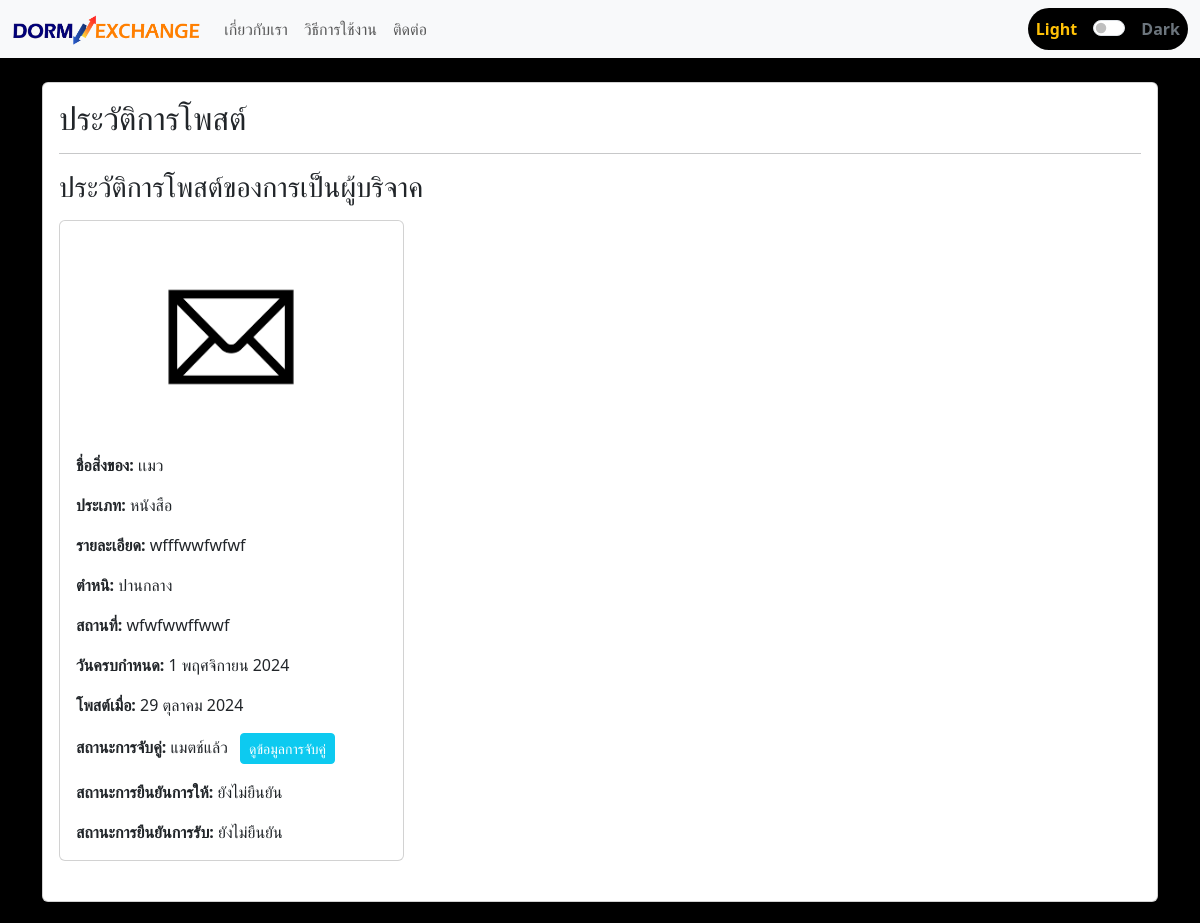
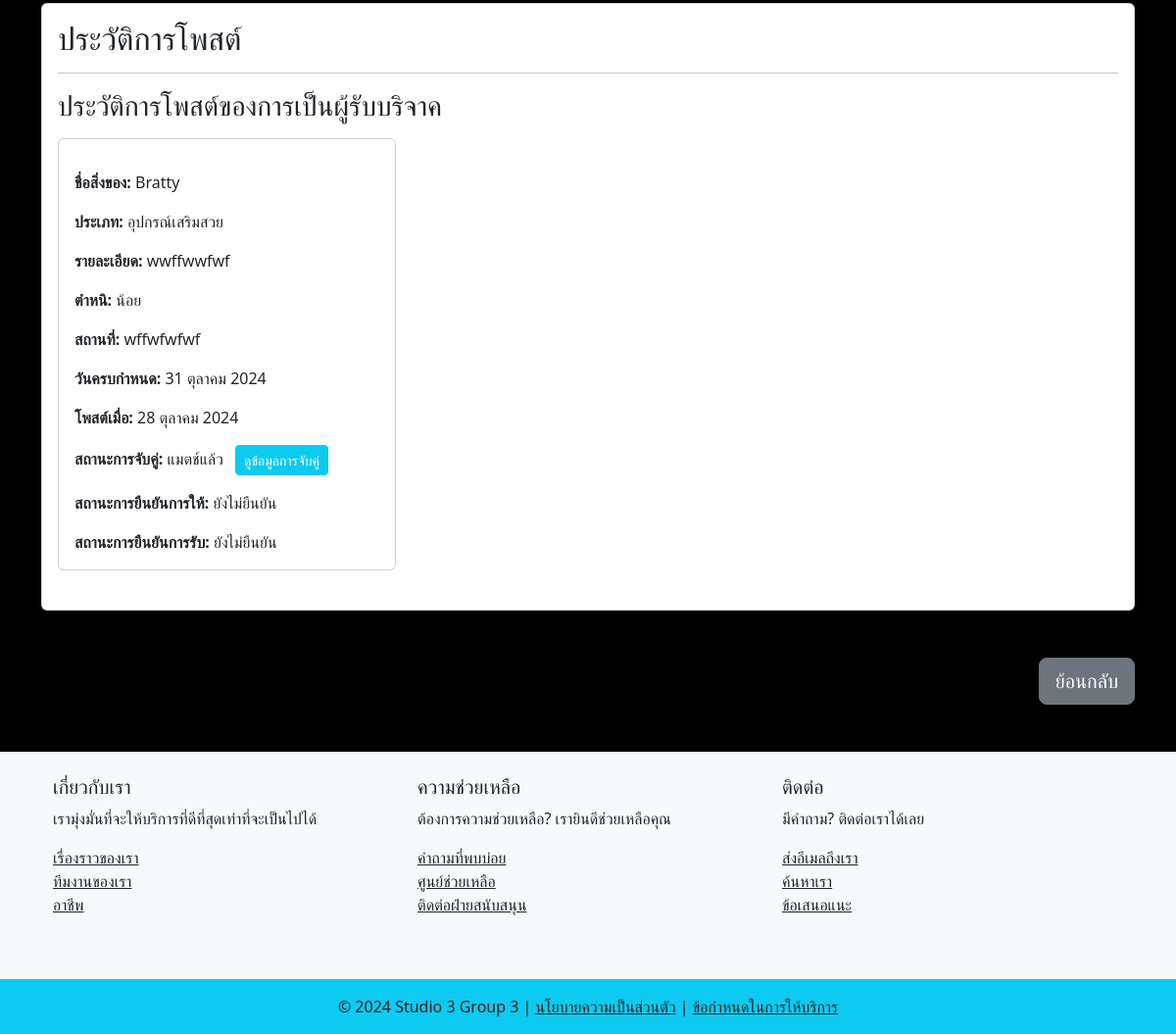
/post_history/6/ (signed in), run on an earlier commit of the app's database (2 pictures, top to bottom).
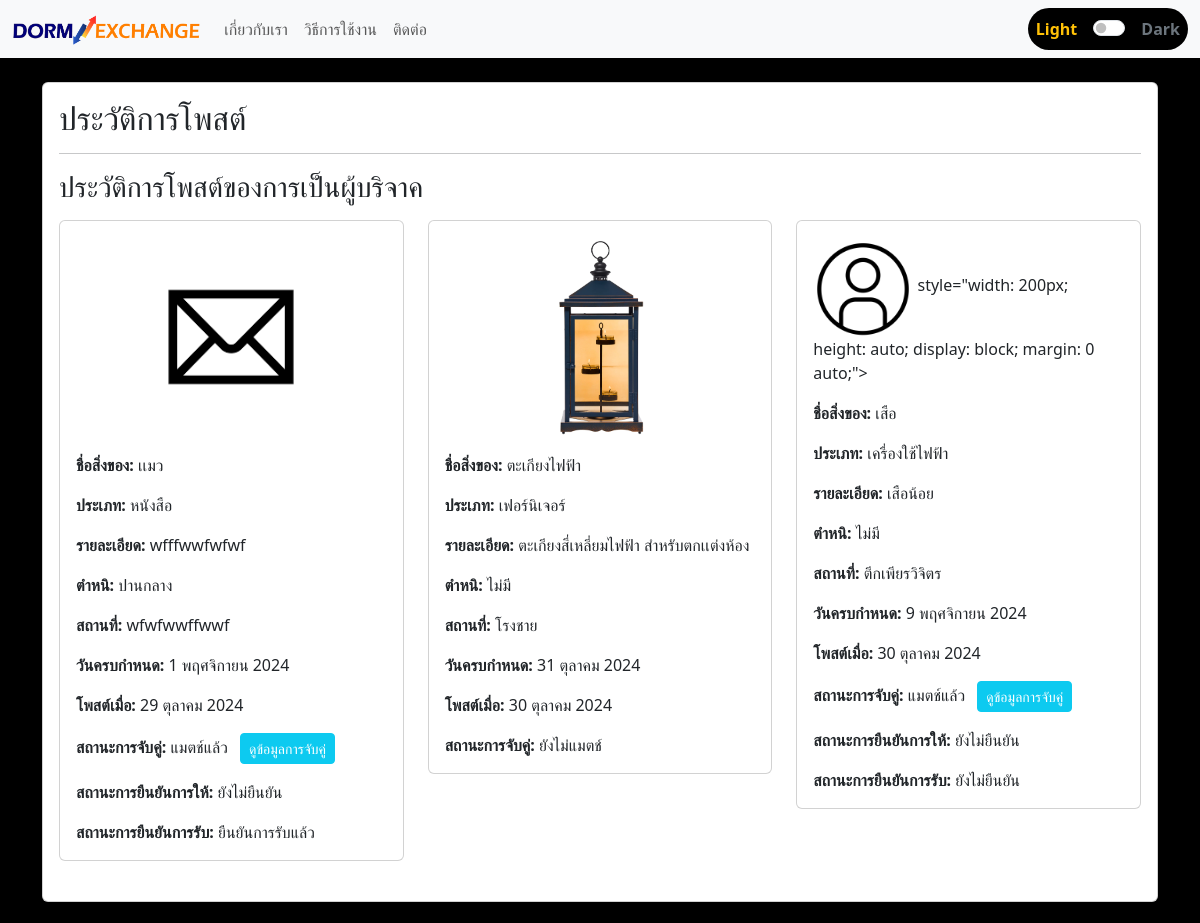
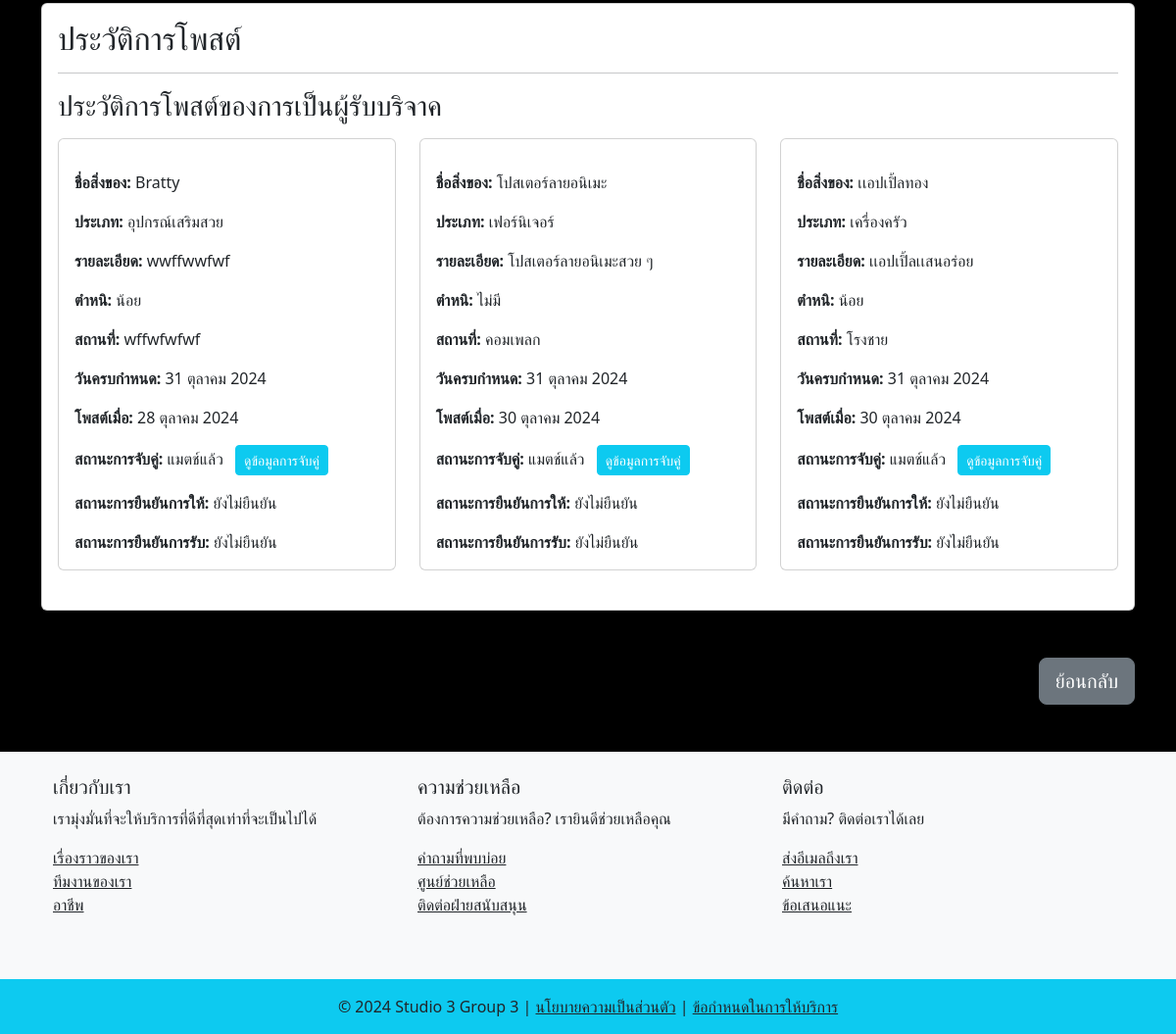
And on a later commit of the database (2 pictures, top to bottom).
### myapp/models.py (models this page shows)
class PostGiver(models.Model):
    post_ID = models.AutoField(primary_key=True)
    stuff_name = models.CharField(max_length=50)
    categories = models.CharField(max_length=50, choices=CATEGORIES)
    stuff_picture = models.ImageField(upload_to="stuff_picture/", blank=True, null=True)
    description = models.TextField()
    defect = models.CharField(max_length=50, choices=DEFECT)
    user_profile = models.ForeignKey(UserProfile, on_delete=models.CASCADE)
    place = models.TextField()
    date_limit = models.DateField()
    created_at = models.DateTimeField(default=timezone.now)
    updated_at = models.DateTimeField(auto_now=True)
    is_matched = models.BooleanField(default=False)
    is_confirm = models.BooleanField(default=False)
    def __str__(self):
        return f"{self.stuff_name} by {self.user_profile.user.username}"

class PostReceiver(models.Model):
    post_ID = models.AutoField(primary_key=True)
    stuff_name = models.CharField(max_length=50)
    categories = models.CharField(max_length=50, choices=CATEGORIES)
    description = models.TextField()
    defect = models.CharField(max_length=50, choices=DEFECT)
    user_profile = models.ForeignKey(UserProfile, on_delete=models.CASCADE)
    place = models.TextField()
    date_limit = models.DateField()
    created_at = models.DateTimeField(default=timezone.now)
    updated_at = models.DateTimeField(auto_now=True)
    is_matched = models.BooleanField(default=False)
    is_confirm = models.BooleanField(default=False)
    def __str__(self):
        return f"{self.stuff_name} by {self.user_profile.user.username}"

### myapp/views.py (the view)
# urls.py: path('post_history/<int:profile_id>/', views.post_history, name='post_history'),
@login_required
def post_history(request, profile_id):
    user_profile = get_object_or_404(UserProfile, id=profile_id)
    giver_posts = PostGiver.objects.filter(user_profile=user_profile)
    receiver_posts = PostReceiver.objects.filter(user_profile=user_profile)
    matched_post_giver = MatchPost.objects.filter(giver_post__user_profile=user_profile)
    matched_post_receiver = MatchPost.objects.filter(receiver_post__user_profile=user_profile)
    for matched in matched_post_giver:
        match_id = matched.match_ID
        print(f"Giver Match ID: {match_id}")
    for matched in matched_post_receiver:
        match_id = matched.match_ID
        print(f"Receiver Match ID: {match_id}")
    context = {
        'user': request.user,
        'giver_posts': giver_posts,
        'receiver_posts': receiver_posts,
        'user_profile': user_profile,
        'matched_post_giver': matched_post_giver,
        'matched_post_receiver': matched_post_receiver,
    }
    print(receiver_posts)
    print(giver_posts)
    return render(request, "myweb/post_history.html", context)

### myapp/templatetags/form_tags.py (called while the page is built)
@register.filter
def date_thai(date):
    if not date:
        return ""
    return f"{date.day} {MONTHS_TH[date.month - 1]} {date.year}"

@register.filter
def get_related_matches_giver(matched_posts, post_id):
    return matched_posts.filter(giver_post__post_ID=post_id).first()

@register.filter
def get_related_matches_receiver(matched_posts, post_id):
    return matched_posts.filter(receiver_post__post_ID=post_id).first()

### myapp/templates/myweb/post_history.html (shortened to what this page needs)
{% extends 'myweb/base.html' %}
{% load static %}
{% load form_tags %}
{% block background_style %}
background-color: rgba(0, 0, 0);
{% endblock %}
{% block content %}
<div class="card mt-4">
    <div class="card-body">
        <h2>ประวัติการโพสต์</h2>
        <hr>
        <div class="mb-3">
            <h3>ประวัติการโพสต์ของการเป็นผู้บริจาค</h3>
        </div>
        <div class="row">
            {% for post in giver_posts %}
            <div class="col-md-12 col-lg-4 mb-4">
                <div class="card">
                    <div class="card-body">
                        {% if post.stuff_picture%}
                        <img src="{{ post.stuff_picture.url }}" class="card-img-top" alt="{{ post.stuff_name }}"
                        style="width: 200px; height: auto; display: block; margin: 0 auto;">
                        {% else %}
                        <img src="{% static 'images/icon_accout.png' %}" class="rounded-circle" style="width: 100px; height: 100px; object-fit: cover;">
                        style="width: 200px; height: auto; display: block; margin: 0 auto;">
                        {% endif %}
                        <p class="card-text pt-3"><strong>ชื่อสิ่งของ:</strong> {{ post.stuff_name }}</p>
                        <p class="card-text"><strong>ประเภท:</strong> {{ post.categories }}</p>
                        <p class="card-text"><strong>รายละเอียด:</strong> {{ post.description }}</p>
                        <p class="card-text"><strong>ตำหนิ:</strong> {{ post.defect }}</p>
                        <p class="card-text"><strong>สถานที่:</strong> {{ post.place }}</p>
                        <p class="card-text"><strong>วันครบกำหนด:</strong> {{ post.date_limit|date_thai }}</p>
                        <p class="card-text"><strong>โพสต์เมื่อ:</strong> {{ post.created_at|date_thai }}</p>
                        <p class="card-text"><strong>สถานะการจับคู่:</strong>
                            {% if post.is_matched %}
                            แมตช์แล้ว
                                {% with matched_post=matched_post_giver|get_related_matches_giver:post.post_ID %}
                                    {% if matched_post %}
                                        <a href="{% url "match_info_giver" matched_post.match_ID %}" class="btn btn-info btn-sm ms-2 text-white">ดูข้อมูลการจับคู่</a>
                                    {% endif %}
                                {% endwith %}
                        {% else %}
                            ยังไม่แมตช์
                        {% endif %}
                        </p>
                        {% if post.is_matched %}
                            {% with matched_post=matched_post_giver|get_related_matches_giver:post.post_ID %}
                                {% if matched_post %}
                                    <p class="card-text"><strong>สถานะการยืนยันการให้:</strong>
                                        {% if matched_post.is_giver_confirm %}
                                            ยืนยันการให้แล้ว
                                        {% else %}
                                            ยังไม่ยืนยัน
                                        {% endif %}
                                    </p>
                                    <p class="card-text"><strong>สถานะการยืนยันการรับ:</strong>
                                        {% if matched_post.is_receiver_confirm %}
                                            ยืนยันการรับแล้ว
                                        {% else %}
                                            ยังไม่ยืนยัน
                                        {% endif %}
                                    </p>
                                {% endif %}
                            {% endwith %}
                        {% endif %}
                    </div>
                </div>
            </div>
            {% empty %}
            <div class="col-4 text-center mx-auto">
                <div class="alert alert-info">ไม่มีโพสต์</div>
            </div>
            {% endfor %}
        </div>
    </div>
</div>
<div class="card mt-4">
    <div class="card-body">
        <h2>ประวัติการโพสต์</h2>
        <hr>
        <div class="mb-3">
            <h3>ประวัติการโพสต์ของการเป็นผู้รับบริจาค</h3>
        </div>
        <div class="row">
            {% for post in receiver_posts %}
            <div class="col-md-12 col-lg-4 mb-4">
                <div class="card">
                    <div class="card-body">
                        <p class="card-text pt-3"><strong>ชื่อสิ่งของ:</strong> {{ post.stuff_name }}</p>
                        <p class="card-text"><strong>ประเภท:</strong> {{ post.categories }}</p>
                        <p class="card-text"><strong>รายละเอียด:</strong> {{ post.description }}</p>
                        <p class="card-text"><strong>ตำหนิ:</strong> {{ post.defect }}</p>
                        <p class="card-text"><strong>สถานที่:</strong> {{ post.place }}</p>
                        <p class="card-text"><strong>วันครบกำหนด:</strong> {{ post.date_limit|date_thai }}</p>
                        <p class="card-text"><strong>โพสต์เมื่อ:</strong> {{ post.created_at|date_thai }}</p>
                        <p class="card-text"><strong>สถานะการจับคู่:</strong>
                            {% if post.is_matched %}
                                แมตช์แล้ว
                                {% with matched_post=matched_post_receiver|get_related_matches_receiver:post.post_ID %}
                                        {% if matched_post %}
                                            <a href="{% url "match_info_receiver" matched_post.match_ID %}" class="btn btn-info btn-sm ms-2 text-white">ดูข้อมูลการจับคู่</a>
                                        {% endif %}
                                    {% endwith %}
                            {% else %}
                                ยังไม่แมตช์
                            {% endif %}
                        </p>
                        {% if post.is_matched %}
                            {% with matched_post=matched_post_receiver|get_related_matches_receiver:post.post_ID %}
                                {% if matched_post %}
                                    <p class="card-text"><strong>สถานะการยืนยันการให้:</strong>
                                        {% if matched_post.is_giver_confirm %}
                                            ยืนยันการให้แล้ว
                                        {% else %}
                                            ยังไม่ยืนยัน
                                        {% endif %}
                                    </p>
                                    <p class="card-text"><strong>สถานะการยืนยันการรับ:</strong>
                                        {% if matched_post.is_receiver_confirm %}
                                            ยืนยันการรับแล้ว
                                        {% else %}
                                            ยังไม่ยืนยัน
                                        {% endif %}
                                    </p>
                                {% endif %}
                            {% endwith %}
                        {% endif %}
                    </div>
                </div>
            </div>
            {% empty %}
            <div class="col-4 text-center mx-auto">
                <div class="alert alert-info">ไม่มีโพสต์</div>
            </div>
            {% endfor %}
        </div>
    </div>
</div>
{% if user_profile.user.id == user.id %}
            <div class="mt-5 mb-4 text-end">
                <a href="{% url 'profile' request.user.profile.id %}" class="btn btn-secondary btn-lg px-4 py-2">กลับไปที่โปรไฟล์</a>
            </div>
            {% else %}
            <div class="mt-5 mb-4 text-end text-white">
                <a href="javascript:history.back()" class="btn btn-secondary btn-lg">ย้อนกลับ</a>
            </div>
{% endif %}
{% endblock %}

### myapp/templates/myweb/base.html (shortened to what this page needs)
<!DOCTYPE html>
<html lang="en">
<head>
    {% load static %}
    <link href="https://cdn.jsdelivr.net/npm/bootstrap@5.3.3/dist/css/bootstrap.min.css" rel="stylesheet"
>
</head>
<body style="{% block background_style %}background: rgba(128, 128, 128, 0.5);{% endblock %}">
<nav class="navbar sticky-top navbar-expand-lg navbar-light bg-body-tertiary">
    <div class="container-fluid">
        <a class="navbar-brand" href="{% url 'home' %}" id="navbarToggle">
            <img src="{% static 'images/logo.png' %}" height="30" alt="Logo" loading="lazy" />
        </a>
        <div class="collapse navbar-collapse" id="navbarSupportedContent">
            <ul class="navbar-nav me-auto mb-2 mb-lg-0">
                <li class="nav-item"><a class="nav-link" id="aboutUsLink" href="{% url 'about_us' %}">เกี่ยวกับเรา</a></li>
                <li class="nav-item"><a class="nav-link" id="helpLink" href="{% url "tutorial" %}">วิธีการใช้งาน</a></li>
                <li class="nav-item"><a class="nav-link" id="contactLink" href="{% url 'contact_us' %}">ติดต่อ</a></li>
            </ul>
            <div class="d-flex align-items-center bg-black rounded-pill p-2">
                <span id="light_span" class="me-2 text-warning"><b>Light</b></span>
                <div class="form-check form-switch mx-2">
                    <input class="form-check-input" type="checkbox" id="themeSwitch" onchange="toggleTheme()" aria-label="Toggle dark/light mode" data-bs-toggle="tooltip" data-bs-placement="top" title="Toggle Dark/Light Mode">
                </div>
                <span id="dark_span" class="text-secondary"><b>Dark</b></span>
            </div>
        </div>
    </div>
</nav>
<div class="container">
    {% block content %}
    {% endblock %}
</div>
<footer id="footer_bg" class="bg-light text-center text-lg-start mt-5">
    <div class="container p-4">
        <div class="row">
            <div class="col-md-4 mb-4">
                <h5 class="underline" id="footerAboutUs">เกี่ยวกับเรา</h5>
                <p id="footerAboutUsDescription">เรามุ่งมั่นที่จะให้บริการที่ดีที่สุดเท่าที่จะเป็นไปได้</p>
                <ul class="list-unstyled">
                    <li><a href="#" class="text-dark" id="aboutUsLink">เรื่องราวของเรา</a></li>
                    <li><a href="#" class="text-dark" id="teamLink">ทีมงานของเรา</a></li>
                    <li><a href="#" class="text-dark" id="careersLink">อาชีพ</a></li>
                </ul>
            </div>
            <div class="col-md-4 mb-4">
                <h5 class="underline" id="footerHelp">ความช่วยเหลือ</h5>
                <p id="footerNeedAssistance">ต้องการความช่วยเหลือ? เรายินดีช่วยเหลือคุณ</p>
                <ul class="list-unstyled">
                    <li><a href="#" class="text-dark" id="faqsLink">คำถามที่พบบ่อย</a></li>
                    <li><a href="#" class="text-dark" id="supportCenterLink">ศูนย์ช่วยเหลือ</a></li>
                    <li><a href="#" class="text-dark" id="contactSupportLink">ติดต่อฝ่ายสนับสนุน</a></li>
                </ul>
            </div>
            <div class="col-md-4">
                <h5 class="underline" id="footerContact">ติดต่อ</h5>
                <p id="footerHaveQuestions">มีคำถาม? ติดต่อเราได้เลย</p>
                <ul class="list-unstyled">
                    <li><a href="#" class="text-dark" id="emailUsLink">ส่งอีเมลถึงเรา</a></li>
                    <li><a href="#" class="text-dark" id="findUsLink">ค้นหาเรา</a></li>
                    <li><a href="#" class="text-dark" id="feedbackLink">ข้อเสนอแนะ</a></li>
                </ul>
            </div>
        </div>
    </div>
    <div id = "footer_below" class="text-center p-3 bg-info">
        © 2024 Studio 3 Group 3 | <a class="text-dark" href="#" id="privacyPolicyLink">นโยบายความเป็นส่วนตัว</a> | <a class="text-dark" href="#" id="termsOfServiceLink">ข้อกำหนดในการให้บริการ</a>
    </div>
</footer>
</body>
</html>

### myapp/templates/myweb/base.html (style rules this page uses)
.form-check-input { background-color: ##ffffff; border-color: ##ffffff; }
.bg-light a { color: rgba(0, 0, 0, 0.8); }
body { transition: background-color 0.6s ease, color 0.6s ease; }
.navbar, #footer_bg, #profile_bg, #profile_text { transition: background-color 0.5s ease, color 0.5s ease; }
.text-warning, .text-secondary { transition: color 0.5s ease; }
a { transition: color 0.5s ease; }

What changed in the data, as far as the page shows it:
computed for PostGiver "เเมว": text "ยังไม่ยืนยัน" → "ยืนยันการรับแล้ว"
added PostGiver: stuff_picture (picture), stuff_name "ตะเกียงไฟฟ้า", categories "เฟอร์นิเจอร์", description "ตะเกียงสึ่เหลี่ยมไฟฟ้า สำหรับตกเเต่งห้อง", defect "ไม่มี", place "โรงชาย", date_limit "31 ตุลาคม 2024", created_at "30 ตุลาคม 2024", is_matched "ยังไม่แมตช์"
added PostGiver: stuff_name "เสือ", categories "เครื่องใช้ไฟฟ้า", description "เสือน้อย", defect "ไม่มี", place "ตึกเพียรวิจิตร", date_limit "9 พฤศจิกายน 2024", created_at "30 ตุลาคม 2024", is_matched "แมตช์แล้ว", shows "สถานะการยืนยันการให้:"
added PostReceiver: stuff_name "โปสเตอร์ลายอนิเมะ", categories "เฟอร์นิเจอร์", description "โปสเตอร์ลายอนิเมะสวย ๆ", defect "ไม่มี", place "คอมเพลก", date_limit "31 ตุลาคม 2024", created_at "30 ตุลาคม 2024", is_matched "แมตช์แล้ว", shows "สถานะการยืนยันการให้:"
added PostReceiver: stuff_name "เเอปเปิ้ลทอง", categories "เครื่องครัว", description "เเอปเปิ้ลเเสนอร่อย", defect "น้อย", place "โรงชาย", date_limit "31 ตุลาคม 2024", created_at "30 ตุลาคม 2024", is_matched "แมตช์แล้ว", shows "สถานะการยืนยันการให้:"
